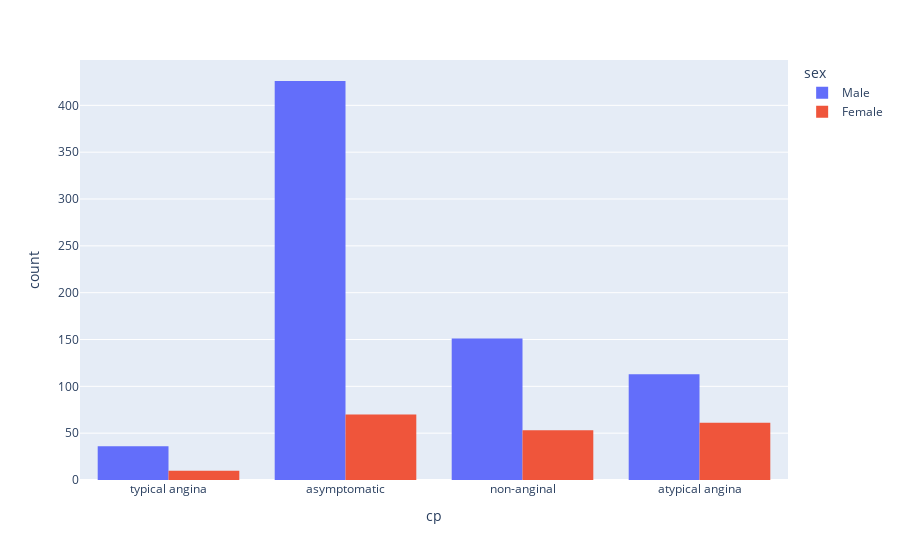

Write notebook code for a chart like this one.
### Code cell
# count plot of cp column by sex column
fig = px.histogram(df, x='cp', color='sex', barmode='group')
fig.show()

### Figure 1 — Plotly figure (JSON) as saved in the notebook; plotly's stock layout.template omitted (floating-point values rounded to 4 significant figures; data arrays with more than 128 entries replaced by an {"elided": "..."} marker saying what was removed)
{"data": [{"alignmentgroup": "True", "bingroup": "x", "hovertemplate": "sex=Male<br>cp=%{x}<br>count=%{y}<extra></extra>", "legendgroup": "Male", "marker": {"color": "#636efa", "pattern": {"shape": ""}}, "name": "Male", "offsetgroup": "Male", "orientation": "v", "showlegend": true, "type": "histogram", "x": {"elided": "726 str values"}, "xaxis": "x", "yaxis": "y"}, {"alignmentgroup": "True", "bingroup": "x", "hovertemplate": "sex=Female<br>cp=%{x}<br>count=%{y}<extra></extra>", "legendgroup": "Female", "marker": {"color": "#EF553B", "pattern": {"shape": ""}}, "name": "Female", "offsetgroup": "Female", "orientation": "v", "showlegend": true, "type": "histogram", "x": {"elided": "194 str values"}, "xaxis": "x", "yaxis": "y"}], "layout": {"barmode": "group", "legend": {"title": {"text": "sex"}, "tracegroupgap": 0}, "margin": {"t": 60}, "xaxis": {"anchor": "y", "domain": [0, 1], "title": {"text": "cp"}}, "yaxis": {"anchor": "x", "domain": [0, 1], "title": {"text": "count"}}}}
